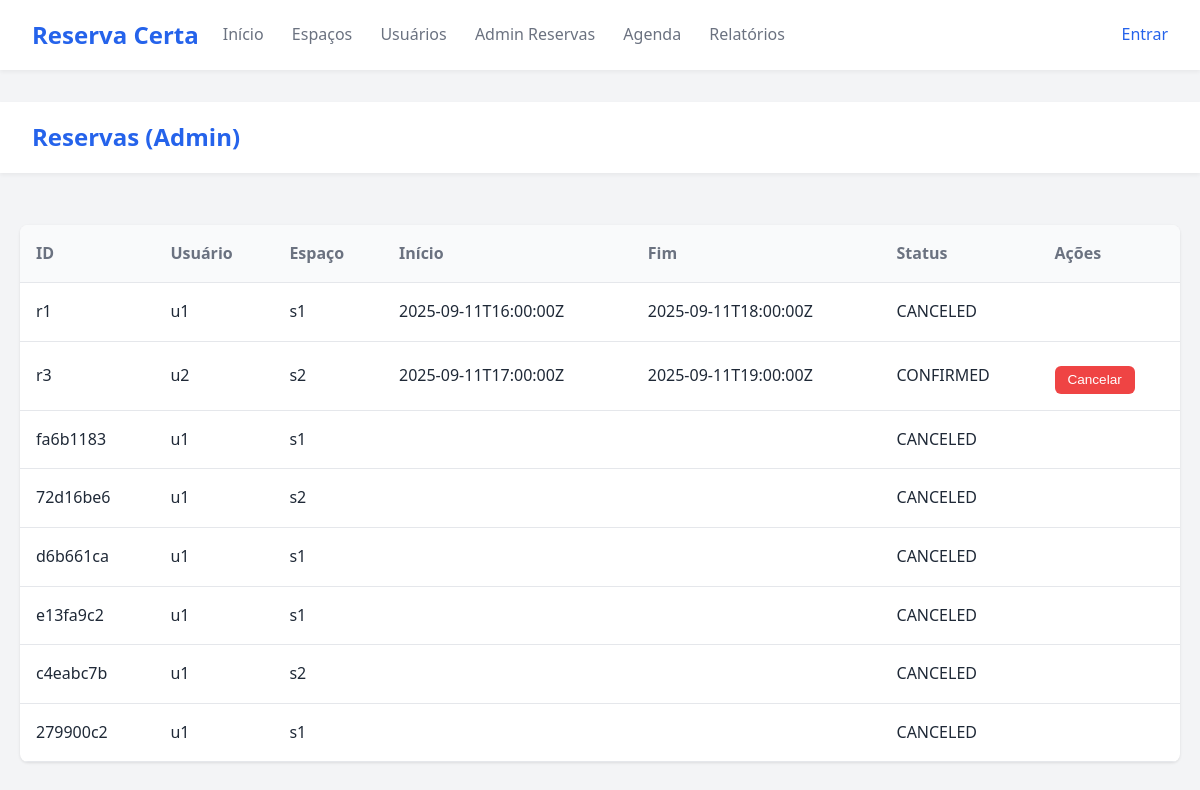
Screenshot of /admin/reservations with the database file from the repository.
### tables this page shows
CREATE TABLE reservations (
    id TEXT PRIMARY KEY,
    user_id TEXT NOT NULL,
    space_id TEXT NOT NULL,
    start TEXT NOT NULL,
    end TEXT NOT NULL,
    status TEXT NOT NULL,
    notes TEXT,
    created_at TEXT NOT NULL,
    FOREIGN KEY(user_id) REFERENCES users(id) ON DELETE CASCADE,
    FOREIGN KEY(space_id) REFERENCES spaces(id) ON DELETE CASCADE
);

### app.py (the view)
@app.route('/admin/reservations')
def admin_reservations():
    reservations = reservation_repo.list_all()
    return render_template('admin_reservations.html', reservations=reservations)

### persistence/connection_factory.py (called while the page is built)
def get_connection():
    conn = sqlite3.connect(str(DB_PATH), detect_types=sqlite3.PARSE_DECLTYPES|sqlite3.PARSE_COLNAMES)
    conn.row_factory = sqlite3.Row
    conn.execute('PRAGMA foreign_keys = ON;')
    return conn

### persistence/reservation_repository.py (called while the page is built)
    def list_all(self) -> List[dict]:
        with get_connection() as conn:
            cur = conn.execute('SELECT * FROM reservations')
            return [dict(r) for r in cur.fetchall()]

### templates/admin_reservations.html (shortened to what this page needs)
{% extends 'base.html' %}
{% block content %}
  <header><h1>Reservas (Admin)</h1></header>
  <div class="container" style="padding:20px">
    <table>
      <tr><th>ID</th><th>Usuário</th><th>Espaço</th><th>Início</th><th>Fim</th><th>Status</th><th>Ações</th></tr>
      {% for r in reservations %}
      <tr>
        <td>{{ r.id }}</td>
        <td>{{ r.user_id }}</td>
        <td>{{ r.space_id }}</td>
        <td>{{ r.start }}</td>
        <td>{{ r.end }}</td>
        <td>{{ r.status }}</td>
        <td>
          {% if r.status != 'CANCELED' %}
          <form method="post" action="{{ url_for('cancelar', reservation_id=r.id) }}" style="display:inline">
            <button class="btn" type="submit">Cancelar</button>
          </form>
          {% endif %}
        </td>
      </tr>
      {% else %}
        <tr><td colspan="7">Nenhuma reserva.</td></tr>
      {% endfor %}
    </table>
  </div>
{% endblock %}

### static/css/style.css (style rules this page uses)
:root { --primary-color: #2563eb; --primary-hover: #1d4ed8; --bg-color: #f3f4f6; --card-bg: #ffffff; --text-color: #1f2937; --text-muted: #6b7280; --border-color: #e5e7eb; --danger-color: #ef4444; }
* { box-sizing: border-box; margin: 0; padding: 0; }
body { font-family: 'Segoe UI', Tahoma, Geneva, Verdana, sans-serif; background-color: var(--bg-color); color: var(--text-color); line-height: 1.6; }
header { background-color: var(--card-bg); box-shadow: 0 2px 4px rgba(0,0,0,0.05); padding: 1rem 2rem; display: flex; justify-content: space-between; align-items: center; margin-bottom: 2rem; }
header h1 { font-size: 1.5rem; color: var(--primary-color); }
.container { max-width: 1200px; margin: 0 auto; padding: 0 20px; display: flex; gap: 30px; flex-wrap: wrap; }
.btn { display: inline-block; background-color: var(--primary-color); color: white; padding: 0.6rem 1.2rem; border-radius: 6px; border: none; cursor: pointer; font-size: 0.9rem; transition: background-color 0.3s; margin-top: 0.5rem; }
form[action*="cancelar"] .btn { background-color: var(--danger-color); padding: 0.4rem 0.8rem; font-size: 0.85rem; }
table { width: 100%; border-collapse: collapse; background: var(--card-bg); border-radius: 8px; overflow: hidden; box-shadow: 0 1px 3px rgba(0,0,0,0.1); margin-bottom: 2rem; }
th, td { padding: 1rem; text-align: left; border-bottom: 1px solid var(--border-color); }
th { background-color: #f9fafb; font-weight: 600; color: var(--text-muted); }

### rows the page displays
reservations: id "r1", user_id "u1", space_id "s1", start "2025-09-11T16:00:00Z", end "2025-09-11T18:00:00Z", status "CANCELED"
reservations: id "r3", user_id "u2", space_id "s2", start "2025-09-11T17:00:00Z", end "2025-09-11T19:00:00Z", status "CONFIRMED"
reservations: id "fa6b1183", user_id "u1", space_id "s1", status "CANCELED"
reservations: id "72d16be6", user_id "u1", space_id "s2", status "CANCELED"
reservations: id "d6b661ca", user_id "u1", space_id "s1", status "CANCELED"
reservations: id "e13fa9c2", user_id "u1", space_id "s1", status "CANCELED"
reservations: id "c4eabc7b", user_id "u1", space_id "s2", status "CANCELED"
reservations: id "279900c2", user_id "u1", space_id "s1", status "CANCELED"
